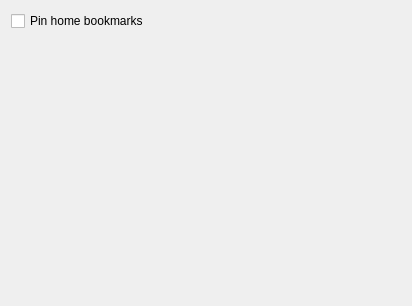
<?xml version="1.0" encoding="UTF-8"?>
<ui version="4.0">
 <author>
SPDX-FileCopyrightText: 2024 S. MANKOWSKI stephane@mankowski.fr
SPDX-FileCopyrightText: 2024 G. DE BURE support@mankowski.fr
SPDX-License-Identifier: GPL-3.0-or-later
 </author>      
 <class>skgbookmarkplugin_pref</class>
 <widget class="QWidget" name="skgbookmarkplugin_pref">
  <property name="geometry">
   <rect>
    <x>0</x>
    <y>0</y>
    <width>412</width>
    <height>306</height>
   </rect>
  </property>
  <layout class="QGridLayout" name="gridLayout_2">
   <item row="1" column="0">
    <spacer name="verticalSpacer">
     <property name="orientation">
      <enum>Qt::Vertical</enum>
     </property>
     <property name="sizeHint" stdset="0">
      <size>
       <width>20</width>
       <height>16</height>
      </size>
     </property>
    </spacer>
   </item>
   <item row="0" column="0">
    <widget class="QCheckBox" name="kcfg_pinhomebookmarks">
     <property name="text">
      <string>Pin home bookmarks</string>
     </property>
    </widget>
   </item>
  </layout>
 </widget>
 <resources/>
 <connections/>
</ui>
